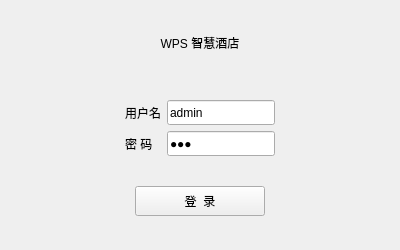
<?xml version="1.0" encoding="UTF-8"?>
<ui version="4.0">
 <class>LoginWindow</class>
 <widget class="QMainWindow" name="LoginWindow">
  <property name="geometry">
   <rect>
    <x>0</x>
    <y>0</y>
    <width>400</width>
    <height>250</height>
   </rect>
  </property>
  <property name="windowTitle">
   <string>登录</string>
  </property>
  <widget class="QWidget" name="centralwidget">
   <layout class="QVBoxLayout" name="verticalLayout">
    <item>
     <spacer name="verticalSpacer_3">
      <property name="orientation">
       <enum>Qt::Vertical</enum>
      </property>
      <property name="sizeHint" stdset="0">
       <size>
        <width>20</width>
        <height>10</height>
       </size>
      </property>
     </spacer>
    </item>
    <item>
     <widget class="QLabel" name="label_3">
      <property name="minimumSize">
       <size>
        <width>0</width>
        <height>60</height>
       </size>
      </property>
      <property name="styleSheet">
       <string notr="true">font: 75 20pt &quot;Microsoft YaHei UI&quot;;</string>
      </property>
      <property name="text">
       <string>WPS 智慧酒店</string>
      </property>
      <property name="alignment">
       <set>Qt::AlignHCenter|Qt::AlignTop</set>
      </property>
     </widget>
    </item>
    <item>
     <layout class="QHBoxLayout" name="horizontalLayout_2">
      <item>
       <spacer name="horizontalSpacer_3">
        <property name="orientation">
         <enum>Qt::Horizontal</enum>
        </property>
        <property name="sizeHint" stdset="0">
         <size>
          <width>40</width>
          <height>20</height>
         </size>
        </property>
       </spacer>
      </item>
      <item>
       <layout class="QGridLayout" name="gridLayout">
        <item row="0" column="0">
         <widget class="QLabel" name="label">
          <property name="text">
           <string>用户名</string>
          </property>
         </widget>
        </item>
        <item row="0" column="1">
         <widget class="QLineEdit" name="usernameEdit">
          <property name="sizePolicy">
           <sizepolicy hsizetype="Expanding" vsizetype="Fixed">
            <horstretch>0</horstretch>
            <verstretch>0</verstretch>
           </sizepolicy>
          </property>
          <property name="minimumSize">
           <size>
            <width>0</width>
            <height>25</height>
           </size>
          </property>
          <property name="text">
           <string>admin</string>
          </property>
         </widget>
        </item>
        <item row="1" column="0">
         <widget class="QLabel" name="label_2">
          <property name="text">
           <string>密 码</string>
          </property>
         </widget>
        </item>
        <item row="1" column="1">
         <widget class="QLineEdit" name="passwordEdit">
          <property name="minimumSize">
           <size>
            <width>0</width>
            <height>25</height>
           </size>
          </property>
          <property name="text">
           <string>123</string>
          </property>
          <property name="echoMode">
           <enum>QLineEdit::Password</enum>
          </property>
         </widget>
        </item>
       </layout>
      </item>
      <item>
       <spacer name="horizontalSpacer_4">
        <property name="orientation">
         <enum>Qt::Horizontal</enum>
        </property>
        <property name="sizeHint" stdset="0">
         <size>
          <width>40</width>
          <height>20</height>
         </size>
        </property>
       </spacer>
      </item>
     </layout>
    </item>
    <item>
     <spacer name="verticalSpacer">
      <property name="orientation">
       <enum>Qt::Vertical</enum>
      </property>
      <property name="sizeHint" stdset="0">
       <size>
        <width>20</width>
        <height>11</height>
       </size>
      </property>
     </spacer>
    </item>
    <item>
     <layout class="QHBoxLayout" name="horizontalLayout">
      <item>
       <spacer name="horizontalSpacer">
        <property name="orientation">
         <enum>Qt::Horizontal</enum>
        </property>
        <property name="sizeHint" stdset="0">
         <size>
          <width>40</width>
          <height>20</height>
         </size>
        </property>
       </spacer>
      </item>
      <item>
       <widget class="QPushButton" name="loginBtn">
        <property name="minimumSize">
         <size>
          <width>130</width>
          <height>30</height>
         </size>
        </property>
        <property name="text">
         <string>登  录</string>
        </property>
       </widget>
      </item>
      <item>
       <spacer name="horizontalSpacer_2">
        <property name="orientation">
         <enum>Qt::Horizontal</enum>
        </property>
        <property name="sizeHint" stdset="0">
         <size>
          <width>40</width>
          <height>20</height>
         </size>
        </property>
       </spacer>
      </item>
     </layout>
    </item>
    <item>
     <spacer name="verticalSpacer_2">
      <property name="orientation">
       <enum>Qt::Vertical</enum>
      </property>
      <property name="sizeHint" stdset="0">
       <size>
        <width>20</width>
        <height>10</height>
       </size>
      </property>
     </spacer>
    </item>
   </layout>
  </widget>
 </widget>
 <resources/>
 <connections/>
</ui>
